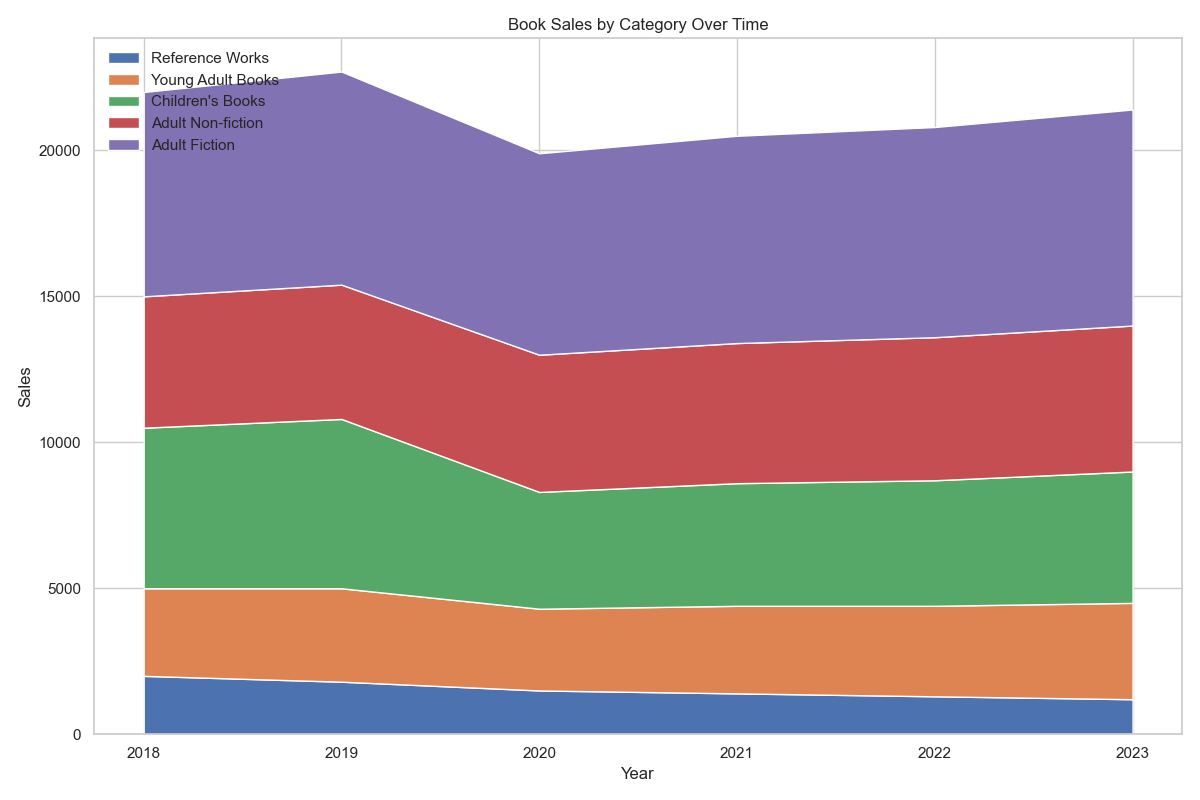

Recreate this plot in Python.

import matplotlib.pyplot as plt
import pandas as pd
import seaborn as sns

# Your provided data
data = [
    {'Year': 2018, "Children's Books": 5500, 'Young Adult Books': 3000, 'Adult Fiction': 7000, 'Adult Non-fiction': 4500, 'Reference Works': 2000},
    {'Year': 2019, "Children's Books": 5800, 'Young Adult Books': 3200, 'Adult Fiction': 7300, 'Adult Non-fiction': 4600, 'Reference Works': 1800},
    {'Year': 2020, "Children's Books": 4000, 'Young Adult Books': 2800, 'Adult Fiction': 6900, 'Adult Non-fiction': 4700, 'Reference Works': 1500},
    {'Year': 2021, "Children's Books": 4200, 'Young Adult Books': 3000, 'Adult Fiction': 7100, 'Adult Non-fiction': 4800, 'Reference Works': 1400},
    {'Year': 2022, "Children's Books": 4300, 'Young Adult Books': 3100, 'Adult Fiction': 7200, 'Adult Non-fiction': 4900, 'Reference Works': 1300},
    {'Year': 2023, "Children's Books": 4500, 'Young Adult Books': 3300, 'Adult Fiction': 7400, 'Adult Non-fiction': 5000, 'Reference Works': 1200}
]

# Transform the data into a long-form DataFrame
df = pd.DataFrame(data)
df.set_index('Year', inplace=True)
df_long = df.stack().reset_index()
df_long.columns = ['Year', 'Category', 'Sales']

# Pivot the DataFrame to have Years as index and categories as columns, and sales values as data
df_pivot = df_long.pivot(index='Year', columns='Category', values='Sales')

# Sort the columns if necessary
order = df_pivot.mean().sort_values().index

# Use Seaborn to set the aesthetic appearance
sns.set_theme(style='whitegrid')

# Use matplotlib to plot the stacked area chart
fig, ax = plt.subplots(figsize=(12, 8))
ax.stackplot(df_pivot.index, df_pivot[order].T, labels=order)

# Add labels and title
plt.xlabel('Year')
plt.ylabel('Sales')
plt.title('Book Sales by Category Over Time')

# Add legend
ax.legend(loc='upper left')

# Show the plot
plt.tight_layout()
plt.show()
